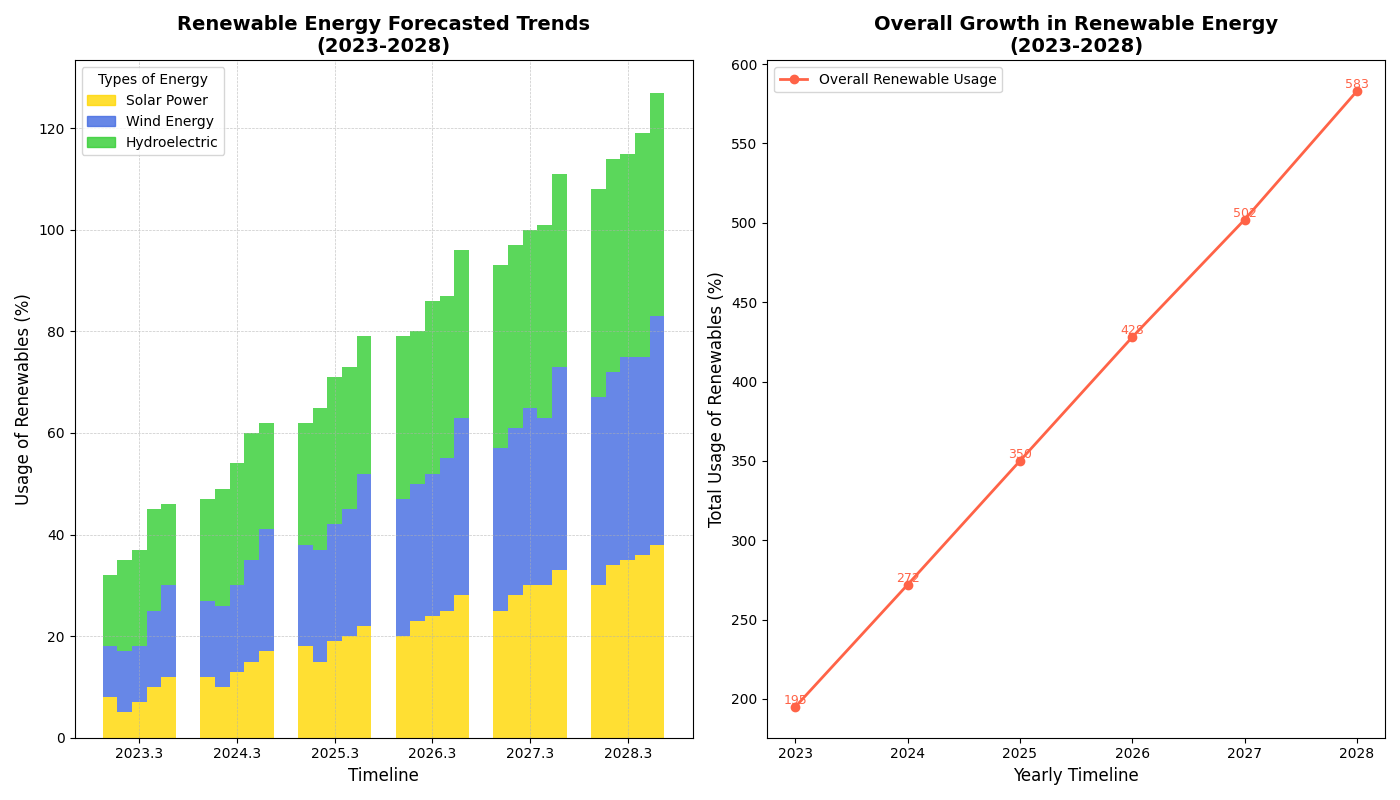

Write the Python code that produced this figure.
import matplotlib.pyplot as plt
import numpy as np

years = np.arange(2023, 2029)
countries = ['Country A', 'Country B', 'Country C', 'Country D', 'Country E']

solar = np.array([
    [10, 15, 20, 25, 30, 35],
    [5, 10, 15, 20, 25, 30],
    [8, 12, 18, 23, 28, 34],
    [12, 17, 22, 28, 33, 38],
    [7, 13, 19, 24, 30, 36]
])

wind = np.array([
    [15, 20, 25, 30, 35, 40],
    [12, 16, 22, 27, 32, 37],
    [10, 15, 20, 27, 33, 38],
    [18, 24, 30, 35, 40, 45],
    [11, 17, 23, 28, 33, 39]
])

hydro = np.array([
    [20, 25, 28, 32, 35, 40],
    [18, 23, 28, 32, 36, 41],
    [14, 20, 24, 30, 36, 42],
    [16, 21, 27, 33, 38, 44],
    [19, 24, 29, 34, 38, 44]
])

total_renewable = solar + wind + hydro
annual_totals = total_renewable.sum(axis=0)

fig, (ax1, ax2) = plt.subplots(1, 2, figsize=(14, 8))

bar_width = 0.15
colors = ['#FFD700', '#4169E1', '#32CD32']

for year_index, year in enumerate(years):
    year_totals = total_renewable[:, year_index]
    sorted_indices = np.argsort(year_totals)

    for i, index in enumerate(sorted_indices):
        ax1.bar(year + i * bar_width, solar[index][year_index], width=bar_width, color=colors[0], alpha=0.8)
        ax1.bar(year + i * bar_width, wind[index][year_index], width=bar_width, bottom=solar[index][year_index], color=colors[1], alpha=0.8)
        ax1.bar(year + i * bar_width, hydro[index][year_index], width=bar_width, bottom=solar[index][year_index] + wind[index][year_index], color=colors[2], alpha=0.8)

ax1.set_xlabel('Timeline', fontsize=12)
ax1.set_ylabel('Usage of Renewables (%)', fontsize=12)
ax1.set_title('Renewable Energy Forecasted Trends\n(2023-2028)', fontsize=14, fontweight='bold')
ax1.set_xticks(years + bar_width * 2)

handles = [plt.Rectangle((0,0),1,1, color=color, alpha=0.8) for color in colors]
ax1.legend(handles, ['Solar Power', 'Wind Energy', 'Hydroelectric'], loc='upper left', fontsize=10, title='Types of Energy')
ax1.grid(True, linestyle='--', linewidth=0.5, alpha=0.7)

ax2.plot(years, annual_totals, marker='o', color='#FF6347', linewidth=2, label='Overall Renewable Usage')

for (year, total) in zip(years, annual_totals):
    ax2.text(year, total + 2, f'{total}', ha='center', fontsize=9, color='#FF6347')

ax2.set_xlabel('Yearly Timeline', fontsize=12)
ax2.set_ylabel('Total Usage of Renewables (%)', fontsize=12)
ax2.set_title('Overall Growth in Renewable Energy\n(2023-2028)', fontsize=14, fontweight='bold')

ax2.set_xticks(years)
ax2.set_xticklabels(years)
ax2.legend(loc='upper left', fontsize=10)

plt.tight_layout()
plt.show()
